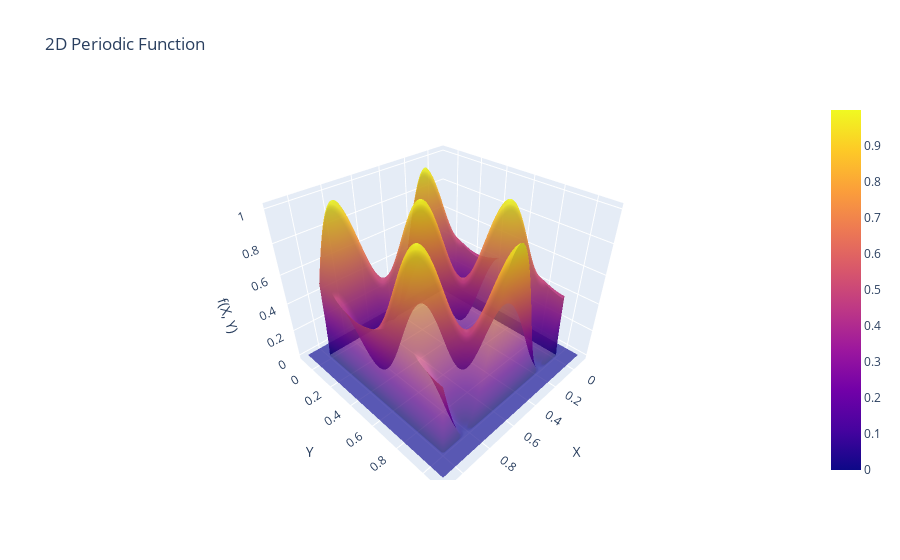

Notebook code for this chart:
### Markdown cell above
## Periodic Function

### Code cell
import numpy as np
from MCMC_DZ.BayesianInference.Likelihood_functions.Periodic_Function import Periodic_Func2D
from MCMC_DZ.MCMC.Statistic_tools import Target_Distribution_Visualization_3D

PF  = Periodic_Func2D([1.5,1.5], [[0,1], [0,1]])

Target_Distribution_Visualization_3D(X_range=[-0.1, 1.1], Y_range=[-0.1, 1.1], Tar_Dis=PF.f, Func_name="2D Periodic Function", alpha=0.7)

### Figure 1 — Plotly figure (JSON) as saved in the notebook; plotly's stock layout.template omitted (floating-point values rounded to 4 significant figures; data arrays with more than 128 entries replaced by an {"elided": "..."} marker saying what was removed)
{"data": [{"opacity": 0.7, "type": "surface", "x": {"elided": "100x100 float values"}, "y": {"elided": "100x100 float values"}, "z": {"elided": "100x100 float values"}}], "layout": {"scene": {"xaxis": {"title": {"text": "X"}}, "yaxis": {"title": {"text": "Y"}}, "zaxis": {"title": {"text": "f(X, Y)"}}}, "title": {"text": "2D Periodic Function"}}}
